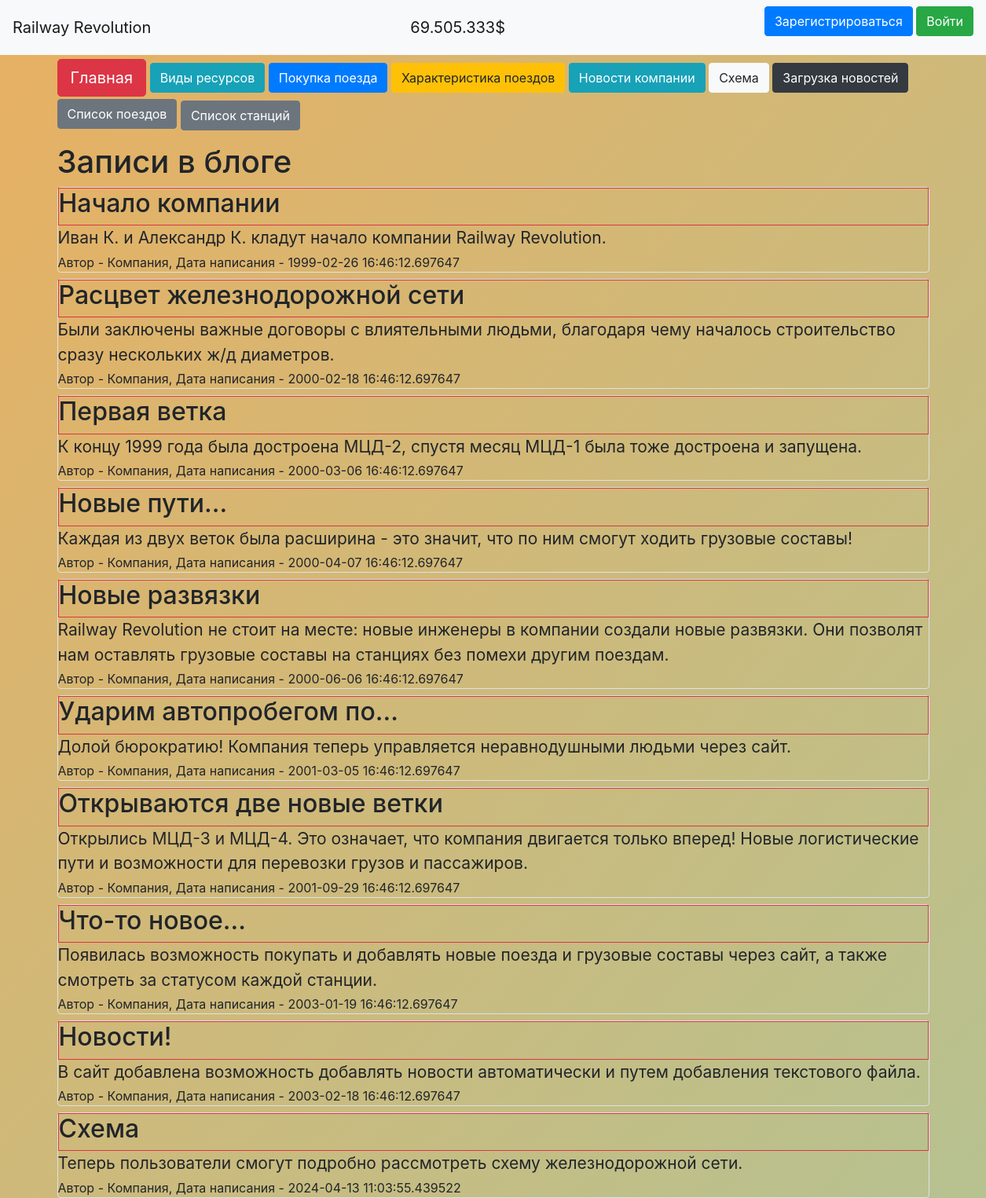
Page /news on the committed database.
### data/news.py (models this page shows)
class News(SqlAlchemyBase, SerializerMixin):
    __tablename__ = 'news'
    id = sqlalchemy.Column(sqlalchemy.Integer,
                           primary_key=True, autoincrement=True)
    title = sqlalchemy.Column(sqlalchemy.String, nullable=True)
    content = sqlalchemy.Column(sqlalchemy.String, nullable=True)
    created_date = sqlalchemy.Column(sqlalchemy.DateTime,
                                     default=datetime.datetime.now)
    is_private = sqlalchemy.Column(sqlalchemy.Boolean, default=True)
    user_id = sqlalchemy.Column(sqlalchemy.Integer,
                                sqlalchemy.ForeignKey("users.id"))
    user = orm.relationship('User')

### data/users.py (models this page shows, shortened)
class User(SqlAlchemyBase, UserMixin, SerializerMixin):
    __tablename__ = 'users'
    id = sqlalchemy.Column(sqlalchemy.Integer,
                           primary_key=True, autoincrement=True)
    name = sqlalchemy.Column(sqlalchemy.String, nullable=True)
    about = sqlalchemy.Column(sqlalchemy.String, nullable=True)
    email = sqlalchemy.Column(sqlalchemy.String,
                              index=True, unique=True, nullable=True)
    hashed_password = sqlalchemy.Column(sqlalchemy.String, nullable=True)
    created_date = sqlalchemy.Column(sqlalchemy.DateTime,
                                     default=datetime.datetime.now)
    news = orm.relationship("News", back_populates='user')

### server.py (the view)
@app.route("/news")
def news():
    db_sess = db_session.create_session()
    if current_user.is_authenticated:
        news = db_sess.query(News).filter((News.user == current_user) | (News.is_private == 0))
    else:
        news = db_sess.query(News).filter(News.is_private != 1)
    return render_template("news.html", **CONST_PARAMS, news=news, title='Новости')

### data/db_session.py (called while the page is built)
def create_session() -> Session:
    global __factory
    return __factory()

### templates/news.html (shortened to what this page needs)
{% extends "base.html" %}
{% block content %}
<h1>Записи в блоге</h1>
{% for item in news%}
<div class="col-md6 border rounded" style="margin-top: 8px;">
    <div class="border border-danger">
        <h2>{{item.title}}</h2>
    </div>
    <div style="font-size: 21px; padding-bottom: 3px;">
        {{item.content}}
    </div>
    <div>
        Автор - {{item.user.name}}, Дата написания - {{item.created_date}}
    </div>
</div>
{% endfor %}
{% endblock %}

### static/css/style.css (style rules this page uses)
h1 { font-size: 40px; }
body { background: linear-gradient(311deg, #fdcf83, #53e6ee, #e8b062); background-size: 600% 600%; -webkit-animation: AnimationName 30s ease infinite; -moz-animation: AnimationName 30s ease infinite; -o-animation: AnimationName 30s ease infinite; animation: AnimationName 30s ease infinite; }

### rows in the picture
News: title "Начало компании", content "Иван К. и Александр К. кладут начало компании Railway Revolution.", user.name "Компания", created_date "1999-02-26 16:46:12.697647"
News: title "Расцвет железнодорожной сети", content "Были заключены важные договоры с влиятельными людьми, благодаря чему началось строительство сразу нескольких ж/д диаметров.", user.name "Компания", created_date "2000-02-18 16:46:12.697647"
News: title "Первая ветка", content "К концу 1999 года была достроена МЦД-2, спустя месяц МЦД-1 была тоже достроена и запущена.", user.name "Компания", created_date "2000-03-06 16:46:12.697647"
News: title "Новые пути...", content "Каждая из двух веток была расширина - это значит, что по ним смогут ходить грузовые составы!", user.name "Компания", created_date "2000-04-07 16:46:12.697647"
News: title "Новые развязки", content "Railway Revolution не стоит на месте: новые инженеры в компании создали новые развязки. Они позволят нам оставлять грузовые составы на станциях без помехи другим поездам.", user.name "Компания", created_date "2000-06-06 16:46:12.697647"
News: title "Ударим автопробегом по...", content "Долой бюрократию! Компания теперь управляется неравнодушными людьми через сайт.", user.name "Компания", created_date "2001-03-05 16:46:12.697647"
News: title "Открываются две новые ветки", content "Открылись МЦД-3 и МЦД-4. Это означает, что компания двигается только вперед! Новые логистические пути и возможности для перевозки грузов и пассажиров.", user.name "Компания", created_date "2001-09-29 16:46:12.697647"
News: title "Что-то новое...", content "Появилась возможность покупать и добавлять новые поезда и грузовые составы через сайт, а также смотреть за статусом каждой станции.", user.name "Компания", created_date "2003-01-19 16:46:12.697647"
News: title "Новости!", content "В сайт добавлена возможность добавлять новости автоматически и путем добавления текстового файла.", user.name "Компания", created_date "2003-02-18 16:46:12.697647"
News: title "Схема", content "Теперь пользователи смогут подробно рассмотреть схему железнодорожной сети.", user.name "Компания", created_date "2024-04-13 11:03:55.439522"

### other values in the picture
{{ money }} "69.505.333$"
